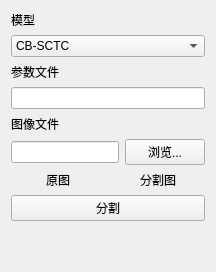
        <widget class="QWidget" name="tab_5">
         <attribute name="title">
          <string>语义分割</string>
         </attribute>
         <layout class="QGridLayout" name="gridLayout_10">
          <item row="0" column="0">
           <layout class="QGridLayout" name="gridLayout_9">
            <item row="3" column="0">
             <layout class="QHBoxLayout" name="horizontalLayout_4">
              <item>
               <widget class="QLineEdit" name="lineEdit_4"/>
              </item>
             </layout>
            </item>
            <item row="4" column="0">
             <widget class="QLabel" name="label_17">
              <property name="text">
               <string>图像文件</string>
              </property>
             </widget>
            </item>
            <item row="1" column="0">
             <widget class="QComboBox" name="comboBox_3">
              <item>
               <property name="text">
                <string>CB-SCTC</string>
               </property>
              </item>
              <item>
               <property name="text">
                <string>ITRL</string>
               </property>
              </item>
             </widget>
            </item>
            <item row="7" column="0">
             <widget class="QPushButton" name="pushButton_7">
              <property name="text">
               <string>分割</string>
              </property>
             </widget>
            </item>
            <item row="5" column="0">
             <layout class="QHBoxLayout" name="horizontalLayout_5">
              <item>
               <widget class="QLineEdit" name="lineEdit_5"/>
              </item>
              <item>
               <widget class="QPushButton" name="pushButton_seg_img_dir">
                <property name="text">
                 <string>浏览...</string>
                </property>
               </widget>
              </item>
             </layout>
            </item>
            <item row="2" column="0">
             <widget class="QLabel" name="label_15">
              <property name="text">
               <string>参数文件</string>
              </property>
             </widget>
            </item>
            <item row="6" column="0">
             <layout class="QHBoxLayout" name="horizontalLayout_6">
              <item>
               <widget class="QLabel" name="label_19">
                <property name="text">
                 <string>原图</string>
                </property>
                <property name="alignment">
                 <set>Qt::AlignCenter</set>
                </property>
               </widget>
              </item>
              <item>
               <widget class="QLabel" name="label_18">
                <property name="text">
                 <string>分割图</string>
                </property>
                <property name="alignment">
                 <set>Qt::AlignCenter</set>
                </property>
               </widget>
              </item>
             </layout>
            </item>
            <item row="0" column="0">
             <widget class="QLabel" name="label_16">
              <property name="text">
               <string>模型</string>
              </property>
             </widget>
            </item>
            <item row="8" column="0">
             <spacer name="verticalSpacer_4">
              <property name="orientation">
               <enum>Qt::Vertical</enum>
              </property>
              <property name="sizeHint" stdset="0">
               <size>
                <width>20</width>
                <height>40</height>
               </size>
              </property>
             </spacer>
            </item>
           </layout>
          </item>
         </layout>
        </widget>
